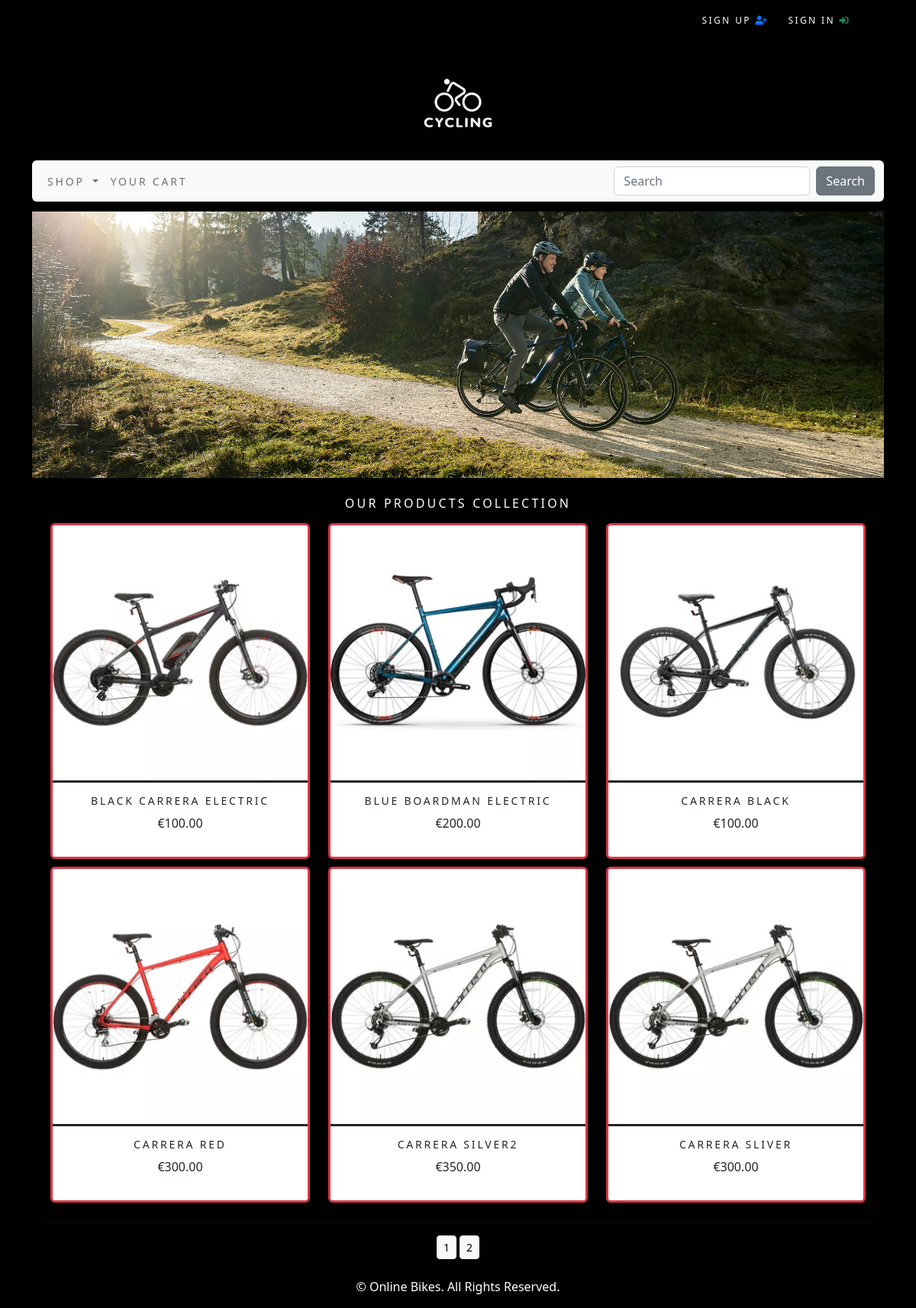
The page / on the database its author committed.
### shop/models.py (models this page shows, shortened)
class Product(models.Model):
    id = models.UUIDField(
        primary_key=True,
        default=uuid.uuid4,
        editable=False)
    name = models.CharField(max_length=250, unique=True)
    description = models.TextField(blank=True)
    category = models.ForeignKey(Category, on_delete=models.CASCADE)
    price = models.DecimalField(max_digits=10, decimal_places=2)
    image = models.ImageField(upload_to='product', blank=True)
    stock = models.IntegerField()
    available = models.BooleanField(default=True)
    created = models.DateTimeField(auto_now_add=True, blank=True, null=True
                                   )
    updated = models.DateTimeField(auto_now=True, blank=True, null=True)
    class Meta:
        ordering = ('name',)
        verbose_name = 'product'
        verbose_name_plural = 'products'
    def get_absolute_url(self):
        return reverse('shop:product_detail', args=[self.category.id, self.id]
                       )

### shop/views.py (the view)
# urls.py: path('', views.prod_list, name='all_products'),
def prod_list(request, category_id=None):
    category = None
    products = Product.objects.filter(available=True)
    if category_id:
        category = get_object_or_404(Category, id=category_id)
        products = Product.objects.filter(category=category, available=True)
    paginator = Paginator(products, 6)
    try:
        page = int(request.GET.get('page','1'))
    except:
        page = 1
    try:
        products = paginator.page(page)
    except (EmptyPage, InvalidPage):
        products = paginator.page(paginator.num_pages)
    return render(request, 'shop/category.html',{'category':category, 'prods':products})

### cart/context_processors.py (called while the page is built)
def counter(request):
    item_count = 0
    if 'admin' in request.path:
        return {}
    else:
        try:
            cart = Cart.objects.filter(cart_id=_cart_id(request))
            cart_items = CartItem.objects.all().filter(cart=cart[:1])
            for cart_item in cart_items:
                item_count += cart_item.quantity
        except Cart.DoesNotExist:
            item_count = 0
    return {'item_count':item_count}

### cart/views.py (called while the page is built)
def _cart_id(request):
    cart = request.session.session_key
    if not cart:
        cart = request.session.create()
    return cart

### shop/context_processors.py (called while the page is built)
def menu_links(request):
    links = Category.objects.all()
    return {'links':links}

### shop/models.py (called while the page is built)
    def get_absolute_url(self):
        return reverse('shop:products_by_category', args=[self.id])

### shop/templates/shop/category.html (shortened to what this page needs)
{% extends "base.html" %}
{% load static %}
{% block content %}
<div class="mx-auto">
    {% if category %}
    <img class="my_image" src="{{category.image.url}}" alt="{{category.name}}">
</div>
<br>
<div>
    <h1 class="text-center my_title">{{category.name}}</h1>
    <p class="text-justify">{{category.description}}</p>
</div>
{% else %}
<img class="my_image my_image_padding" src="{% static 'images/banner.jpg' %}" alt="Our Products Collection">
</div>
<br>
<div>
    <h1 class="text-center my_title text-white">Our Products Collection</h1>
</div>
{% endif %}
<div class="container  ">
    <div class="row mx-auto">
        {% for product in prods %}
        <div class="my_bottom_margin col-9 col-lg-4 col-sm-12 col-md-4 ">
            <div class="card text-center border border-danger border-3" style="min-width:18rem;">
                <a class="img" href="{{product.get_absolute_url}}"><img class="card-img-top my_image"
                        src="{{product.image.url}}" alt="{{product.name}}"></a>
                <div class="card-body border-top border-dark">
                    <h4>{{product.name}}</h4>
                    <p>€{{product.price}}</p>
                </div>
            </div>
        </div>
        {% endfor %}
    </div>
    <div class="mx-auto">
        {% if prods.paginator.num_pages > 1 %}
        <hr>
        <div class="text-center">
            {% for pg in prods.paginator.page_range %}
            <a href="?page={{pg}}" class="btn btn-light btn-sm {% if products.number == pg %}active{% endif %}">{{pg}}</a>
            {% endfor %}
        </div>
        {% endif %}
    </div>
    <br>
</div>
{% endblock %}

### static/css/custom.css (style rules this page uses)
.my_image { width: 100%; height: auto; }
.my_title { font-size: 16px; text-transform: uppercase; letter-spacing: .2em; }
.my_image_padding { padding-top: 5px; }
.my_bottom_margin { margin-bottom: 10px; }
.card-body h4 { font-size: 14px; text-transform: uppercase; letter-spacing: .2em; }

### rows shown on the page
Product: image (picture), name "BLACK CARRERA ELECTRIC", price "100.00"
Product: image (picture), name "BLUE BOARDMAN ELECTRIC", price "200.00"
Product: image (picture), name "CARRERA BLACK", price "100.00"
Product: image (picture), name "CARRERA RED", price "300.00"
Product: image (picture), name "CARRERA SILVER2", price "350.00"
Product: image (picture), name "CARRERA SLIVER", price "300.00"

### other values the page prints
{{ pg }} "1" "2"
